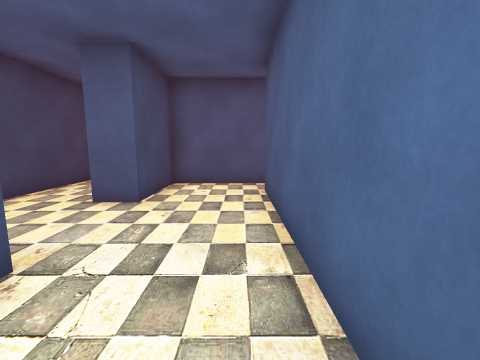
View 1 (above)

24 first-person views from a walk through a Unity game level. The camera is 1.2 m above the floor, tilts 8° down and sees 90° across. The floor is counted in squares, 1 m on a side. Each view is taken from the middle of a square. On the plan, view 1 faces up. The plan holds only what a view shows up to about 12 squares ahead; the rest is blank. The place goes on beyond the plan. The player character is not drawn.

View 2
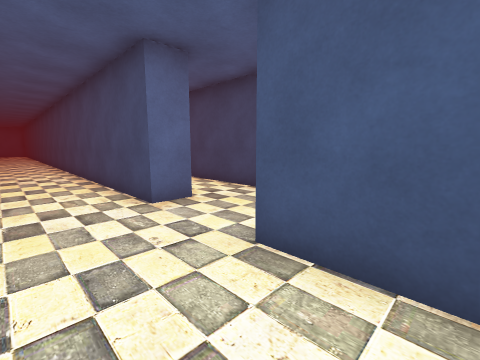

View 3
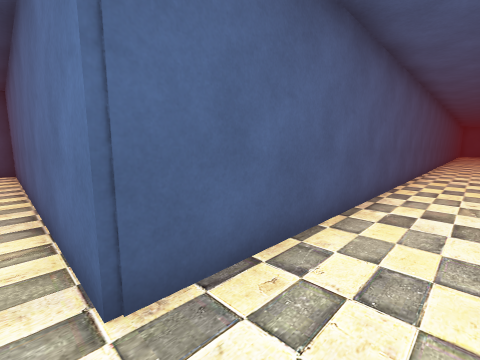

View 4
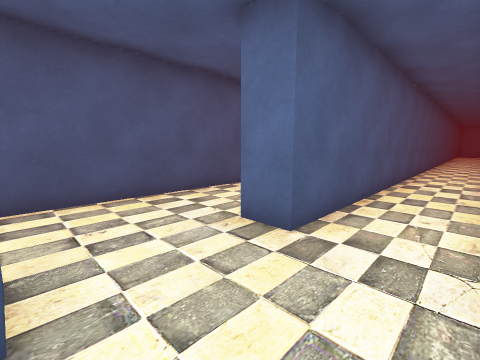

View 5
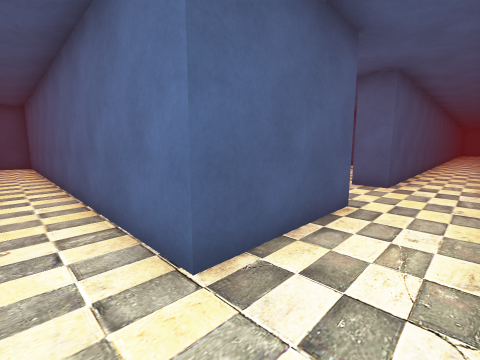

View 6
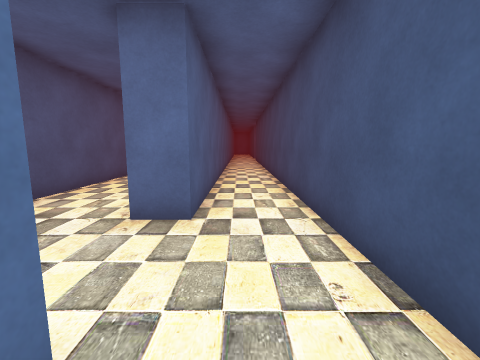

View 7
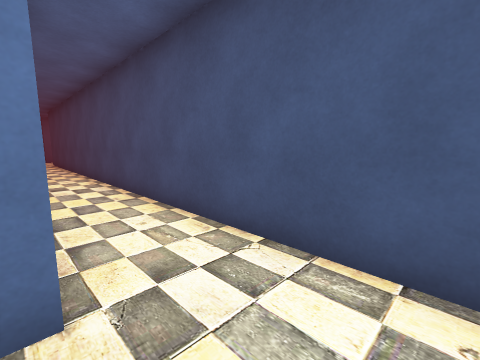

View 8
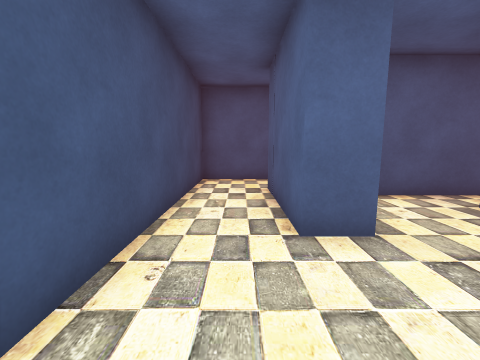

View 9
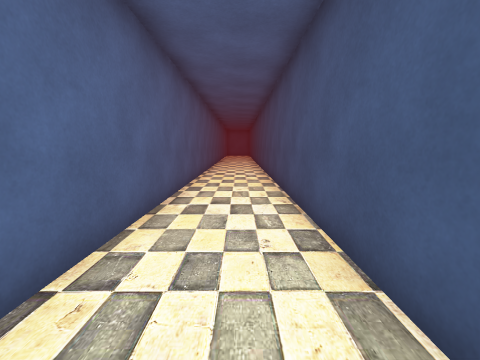

View 10
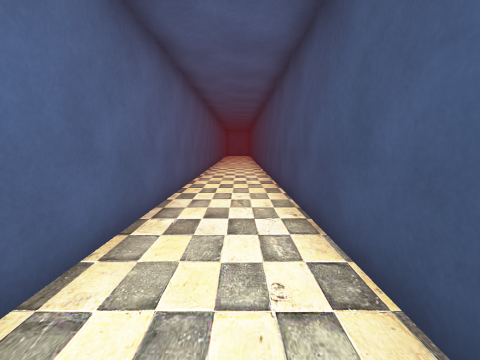

View 11
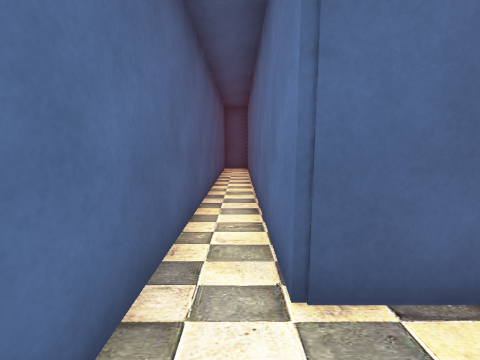

View 12
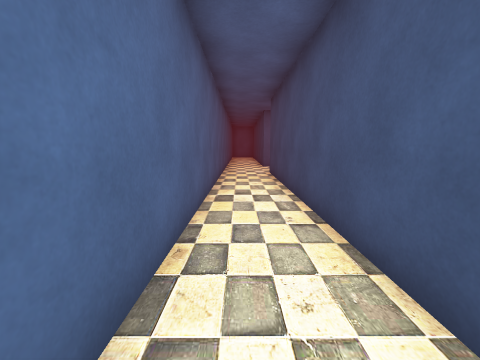

View 13
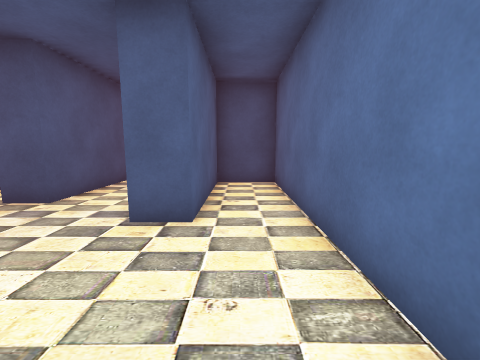

View 14
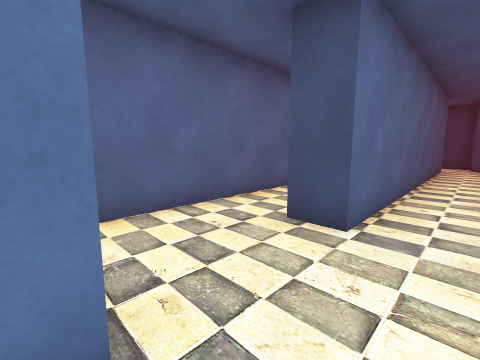

View 15
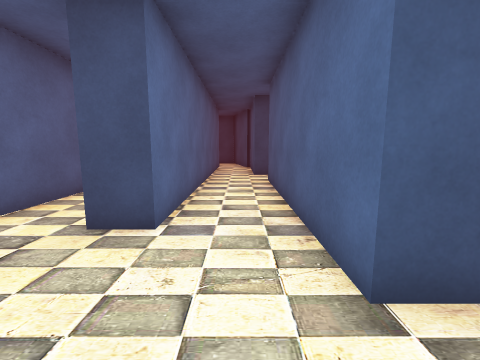

View 16
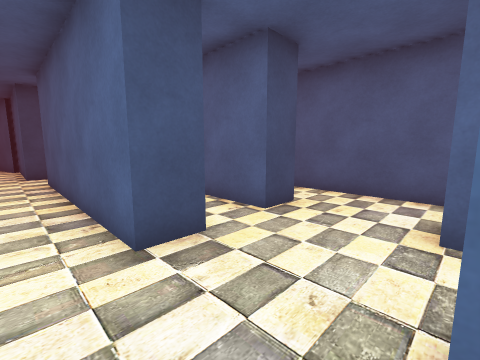

View 17
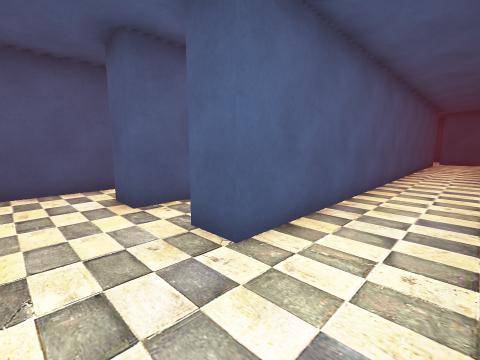

View 18
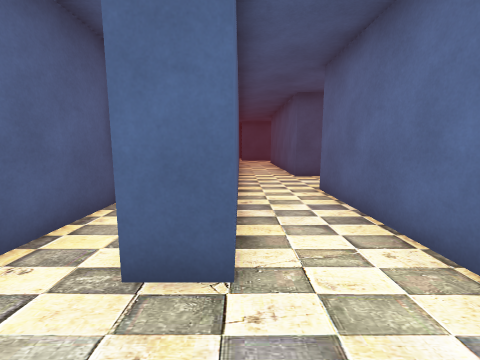

View 19
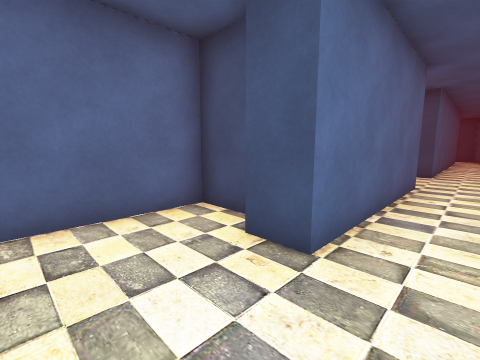

View 20
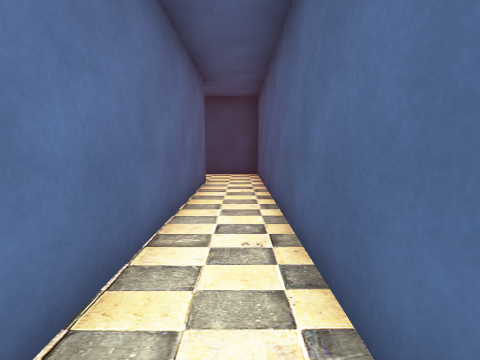

View 21
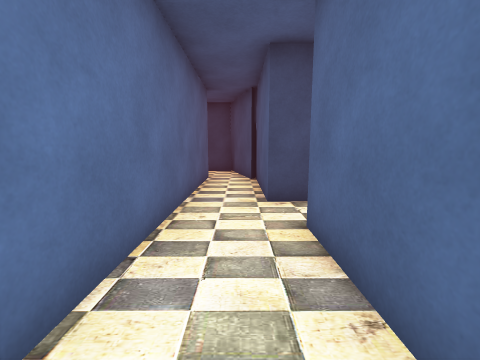

View 22
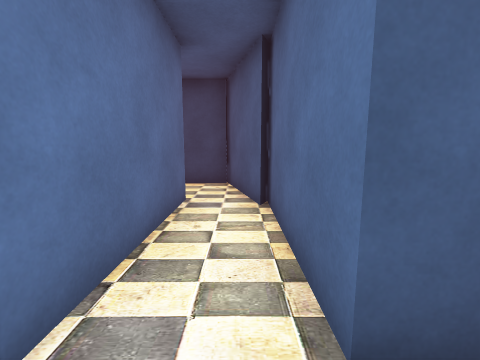

View 23
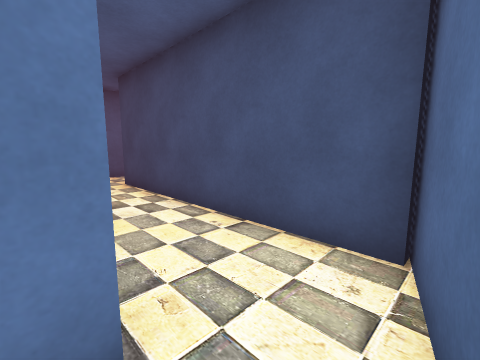

View 24
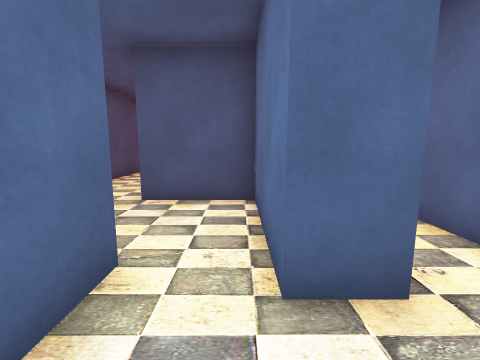

### Floor plan
Ten units are one square. View 1 is at (0, 0); x grows to the right and y downward. Boxes are objects, and circles mark ways between rooms. Rooms are numbered by the first view taken in them; rooms with no view inside come last. Other rooms are left out.
<svg viewBox="-69 -200 269 310">
<path fill="none" stroke="#000" d="M-22 -66 -22 -51 -32 -51 -32 -88M-32 105 -32 -22 -22 -22 -22 105M7 105 7 -66M-34 -108 -54 -108 -54 105M7 -66 120 -66 120 -71M110 -78 -22 -78 -22 -66M44 -108 -34 -108M63 -140 -5 -140M-22 -145 -22 -136 -62 -136M-32 -88 120 -88 120 -108 77 -108 77 -118M-64 -118 46 -118 46 -108M130 -101 130 -88 161 -88M166 -108 166 -118 191 -118M77 -118 137 -118 137 -108M195 -140 90 -140 90 -151M63 -151 63 -140M87 -177 123 -177 123 -195M94 -192 50 -192"/>
<circle cx="-5" cy="-60" r="3" fill="#2a7"/>
<circle cx="-40" cy="-100" r="3" fill="#2a7"/>
<circle cx="80" cy="-130" r="3" fill="#2a7"/>
<text x="-40" y="10">1</text>
<text x="50" y="-70">2</text>
<text x="30" y="-130">3</text>
<text x="130" y="-130">4</text>
<text x="90" y="-180">5</text>
</svg>
Room 1 opens to room 2. Room 1 opens to room 3. Room 3 opens to room 4.

Where each view was taken, in squares from view 1:
view 1: 0 up, 0 right, facing up
view 2: 7 up, 0 right, facing down-left
view 3: 7 up, 1 left, facing down-right
view 4: 5 up, 5 left, facing down-right
view 5: 10 up, 5 left, facing down-right
view 6: 6 up, 4 left, facing down
view 7: 4 up, 3 left, facing down-left
view 8: 2 up, 4 left, facing up
view 9: 1 up, 1 left, facing down
view 10: 0 up, 1 left, facing down
view 11: 7 up, 1 left, facing right
view 12: 4 down, 4 left, facing down
view 13: 10 up, 4 right, facing right
view 14: 13 up, 8 right, facing down-left
view 15: 13 up, 8 right, facing left
view 16: 13 up, 9 right, facing up-left
view 17: 12 up, 7 right, facing up-right
view 18: 14 up, 7 right, facing right
view 19: 13 up, 16 right, facing down-left
view 20: 10 up, 5 right, facing left
view 21: 13 up, 3 right, facing left
view 22: 13 up, 1 left, facing left
view 23: 13 up, 6 left, facing down-left
view 24: 18 up, 7 right, facing right
